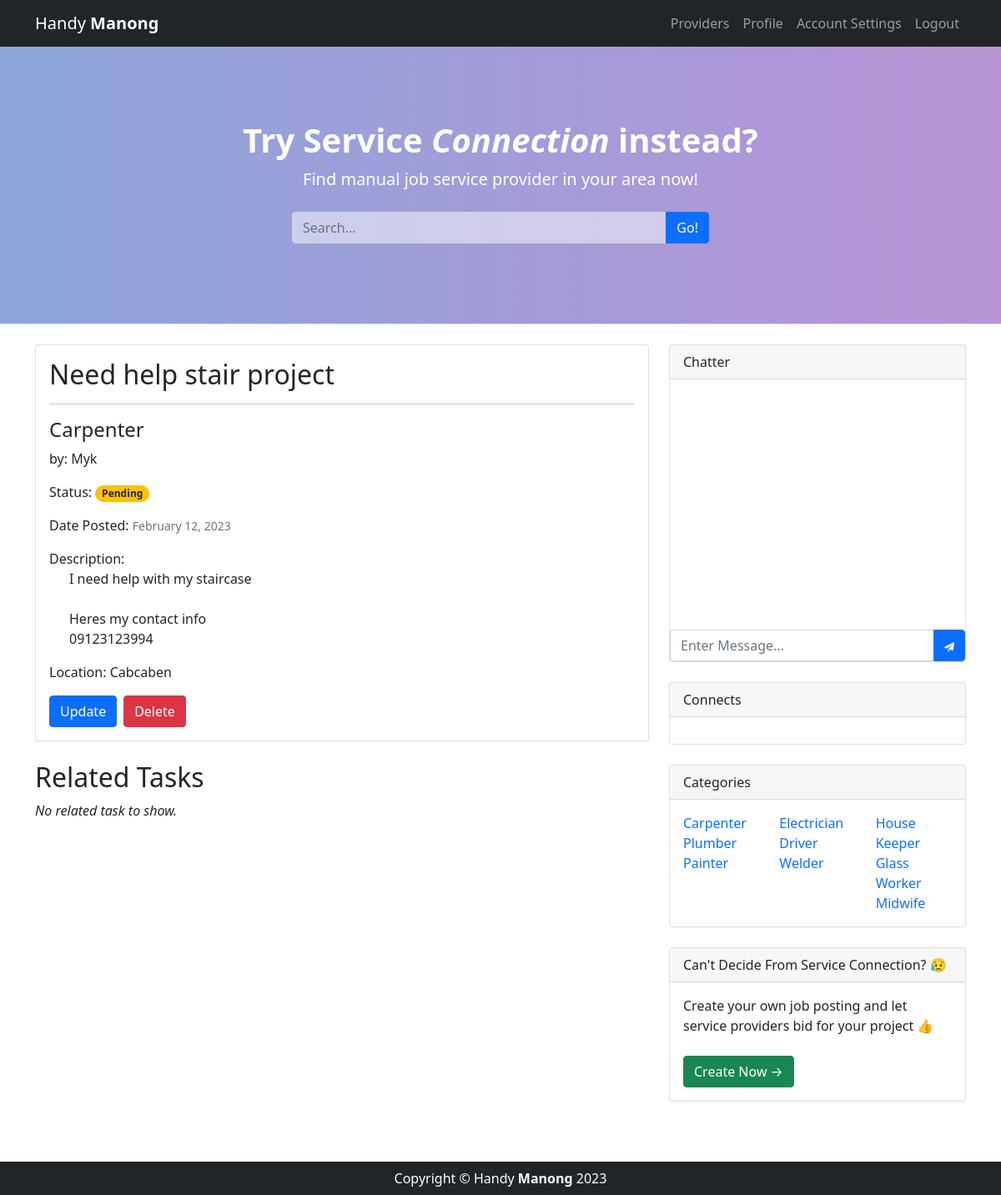
The app's page /home/task-view.php?uid=1&tid=1&category=Carpenter (signed in), older data.
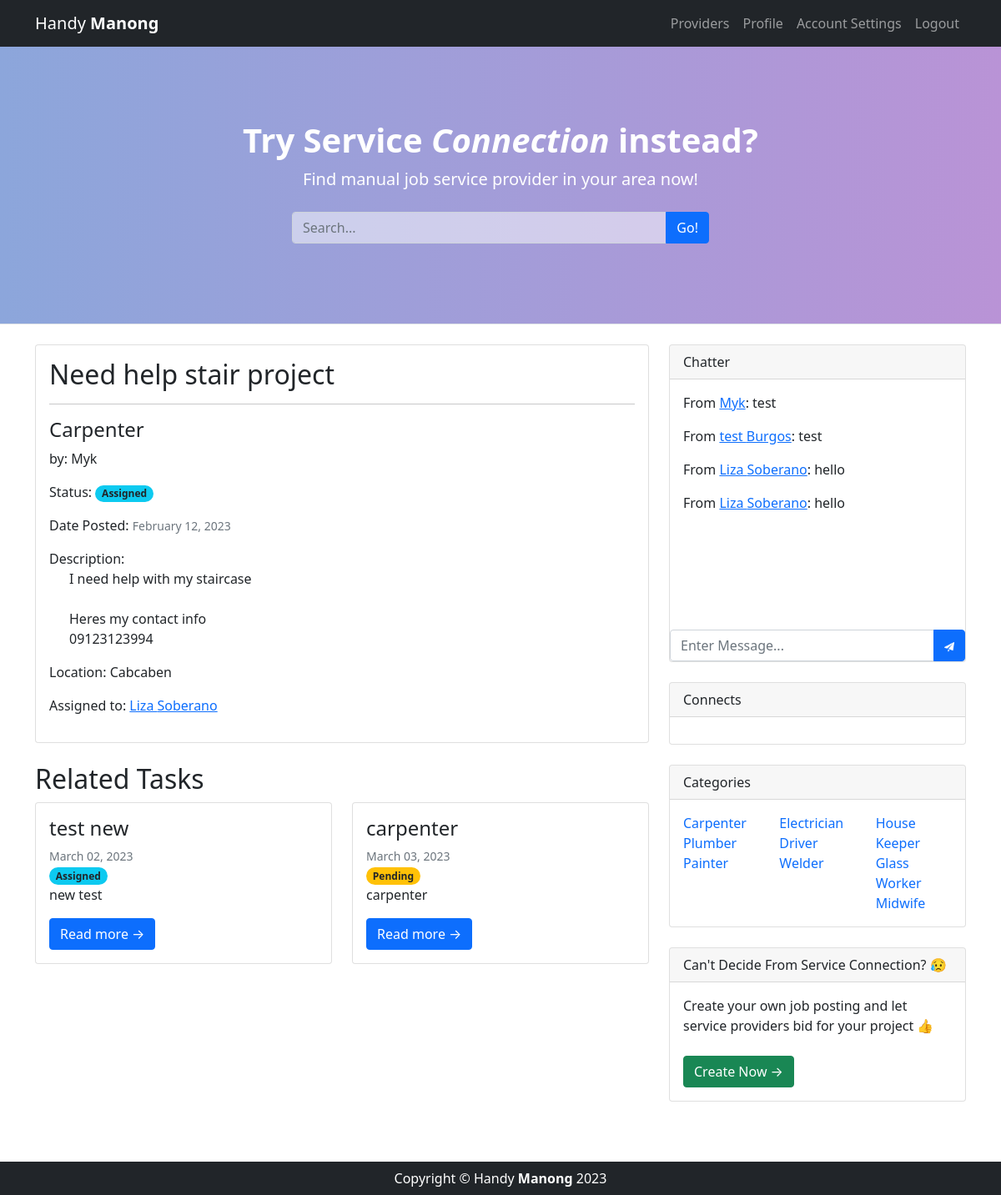
The same page, newer data.
### tables this page shows
CREATE TABLE `tbl_task` (
  `id` int(128) NOT NULL,
  `task_finder` varchar(128) NOT NULL,
  `task_category` varchar(128) NOT NULL,
  `task_status` varchar(128) NOT NULL DEFAULT 'Pending',
  `task_desc` varchar(128) NOT NULL,
  `task_provider` int(128) DEFAULT NULL,
  `task_date` date NOT NULL DEFAULT current_timestamp(),
  `task_location` varchar(128) NOT NULL,
  `task_title` varchar(128) NOT NULL
);

CREATE TABLE `tbl_finder` (
  `finder_id` int(128) NOT NULL,
  `finder_name` varchar(128) NOT NULL,
  `finder_email` varchar(128) NOT NULL,
  `finder_password` varchar(128) NOT NULL
);

CREATE TABLE `tbl_provider` (
  `id` int(128) NOT NULL,
  `prov_firstname` varchar(128) NOT NULL,
  `prov_lastname` varchar(128) NOT NULL,
  `prov_bio` varchar(128) NOT NULL DEFAULT 'No bio.',
  `prov_category` varchar(128) NOT NULL,
  `prov_password` varchar(128) NOT NULL,
  `prov_email` varchar(128) NOT NULL
);

CREATE TABLE `messaging` (
  `id` int(128) NOT NULL,
  `user_id` int(128) DEFAULT NULL,
  `msg_content` varchar(128) NOT NULL,
  `timestamp` date NOT NULL DEFAULT current_timestamp(),
  `task_id` int(128) NOT NULL,
  `user_type` varchar(128) NOT NULL
);

### home/task-view.php (the view, shortened to what the changed rows need)
<!DOCTYPE html>
<html lang="en">
    <head>
        <link href="styles.css" rel="stylesheet" />
        <link href="main.css" rel="stylesheet" />
    </head>
    <body>
        <header class="mt-5 py-5 bg-light border-bottom mb-4 text-white">
            <div class="container">
                <div class="text-center my-5">
                    <h1 class="fw-bolder">Try Service <em>Connection</em> instead?</h1>
                    <br>
                </div>
            </div>
        </header>
        <div class="container">
            <div class="row">
                <div class="col-lg-8">
                    <div class="card mb-4 md-4">
                        <div class="card-body">
                            <?php
                                include "../includes/connect.php";
                                $uid = $_GET["uid"];
                                $id = $_GET["tid"];
                                if($uid != $_SESSION["id"]){
                                    header("location: finder.php?error=notask");
                                }
                                elseif(empty($id)){
                                    header("location: finder.php?error=notask");
                                }else{
                                    $sql = "SELECT `id`, `task_date`, `task_finder`, `task_category`, `task_status`, `task_title`, `task_desc`, `task_location`, `task_provider`,`finder_name` FROM `tbl_task` INNER JOIN `tbl_finder` ON tbl_task.task_finder = tbl_finder.finder_id WHERE id = $id";
                                    $result = mysqli_query($conn, $sql);
                                    while($row = mysqli_fetch_array($result)){
                                        echo "<h2 class=\"card-title\">". $row['task_title']."</h2>";
                                        echo "<hr>";
                                        echo "<h2 class=\"card-title h4 position-relative\">".$row['task_category']."</h2>";
                                        echo "<p>by: ".$row['finder_name']."</p>";
                                        if($row['task_status']=='Pending'){
                                            echo "Status: <p class=\"badge rounded-pill bg-warning text-dark\">".$row['task_status']."</p>";
                                        }elseif($row['task_status']=='Assigned'){
                                            echo "Status: <p class=\"badge rounded-pill bg-info text-dark\">".$row['task_status']."</p>";
                                        }elseif($row['task_status']=='Rejected'){
                                            echo "Status: <p class=\"badge rounded-pill bg-danger\">".$row['task_status']."</p>";
                                        }elseif($row['task_status']=='Done'){
                                            echo "Status: <p class=\"badge rounded-pill bg-success\">".$row['task_status']."</p>";
                                        }else{
                                            header("location: finder.php?error=undefine");
                                        }
                                        $date=date_create($row['task_date']);
                                        echo "<p>Date Posted: <span class=\"small text-muted\">".date_format($date,"F d, Y")."</span></p>";
                                        echo "Description:";
                                        echo "<p class=\"card-text ps-4\">".nl2br($row['task_desc'])."</p>";
                                        echo "<p>Location: ".$row['task_location']."</p>";
                                        $prov = $row['task_provider'];
                                        if(empty($prov)){
                                        }else{
                                            $userselect = "SELECT * FROM tbl_provider WHERE id = $prov";
                                            $results = mysqli_query($conn, $userselect);
                                            $rows = mysqli_fetch_array($results);
                                            echo "<p>Assigned to: <a href='profile.php?uid=$prov'>".$rows['prov_firstname']." ".$rows['prov_lastname']."</a></p>";
                                        }
                                        if($row['task_status']=='Assigned'){
                                        }else{
                                            echo "<a class=\"btn btn-primary\" href=\"#!\">Update</a>";
                                            echo "<a class=\"btn btn-danger mx-2\" href=\"delete.php?tid=$id\">Delete</a>";
                                        }
                                    }
                                }
                            ?>
                        </div>
                    </div>
                    <h2 class="card-title">Related Tasks</h2>
                    <div class="row row-cols-1 row-cols-md-2">
                        <?php
                            require_once "../includes/connect.php";
                            $id = $_GET['tid'];
                            $category = $_GET['category'];
                            $sql = "SELECT * FROM `tbl_task` WHERE id <> $id AND `task_finder` = ".$_SESSION['id']." AND `task_category`= '".$category."' LIMIT 4";
                            $result = mysqli_query($conn, $sql);
                            $num = mysqli_num_rows($result);
                                if($num == 0) {
                                    echo "<i mb-5>No related task to show.</i>";
                                }else{
                                    while($row = mysqli_fetch_array($result)){
                                        echo "<div class=\"col\">";
                                        echo "<div class=\"card mb-4\">";
                                        echo "<div class=\"card-body\">";
                                        $date=date_create($row['task_date']);
                                        echo "<h2 class=\"card-title h4\">".$row['task_title']."</h2>";
                                        echo "<div class=\"small text-muted\">".date_format($date,"F d, Y")."</div>";
                                        if($row['task_status']=='Pending'){
                                            echo "<span class=\"badge rounded-pill bg-warning text-dark\">".$row['task_status']."</span>";
                                        }elseif($row['task_status']=='Assigned'){
                                            echo "<span class=\"badge rounded-pill bg-info text-dark\">".$row['task_status']."</span>";
                                        }elseif($row['task_status']=='Rejected'){
                                            echo "<span class=\"badge rounded-pill bg-danger\">".$row['task_status']."</span>";
                                        }elseif($row['task_status']=='Done'){
                                            echo "<span class=\"badge rounded-pill bg-success\">".$row['task_status']."</span>";
                                        }else{
                                            header("location: finder.php?error=undefine");
                                        }
                                        echo "<p class=\"card-text related\">".$row['task_desc']."</p>";
                                        echo "<a class=\"btn btn-primary\" href=\"task-view.php?uid=".$_SESSION["id"]."&tid=".$row['id']."&category=".$row['task_category']."\">Read more →</a>";
                                        echo "</div>";
                                        echo "</div>";
                                        echo "</div>";
                                    }
                                }
                        ?>
                    </div>
                </div>
                <div class="col-lg-4">
                    <div class="card mb-4">
                        <div class="card-body" style="overflow-x: hidden;overflow-y: auto;height:300px;">
                        <?php
                        require_once "../includes/connect.php";
                        $id = $_GET['tid'];
                        $sql = "SELECT * FROM `messaging` JOIN tbl_finder ON messaging.user_id = tbl_finder.finder_id WHERE task_id = $id  ORDER BY messaging.id ASC";
                        $result = mysqli_query($conn, $sql);
                        $num = mysqli_num_rows($result);
                        if($num == 0) {
                        }else{
                            while($row = mysqli_fetch_array($result)){
                                if($row['user_type']=="finder"){
                                    echo "<p>From <a href=\"#\">".$row['finder_name']."</a>: ".$row['msg_content']."</p>";
                                }
                                else{
                                    $provider = $row['user_id'];
                                    $query = "SELECT * FROM tbl_provider WHERE id = $provider";
                                    $results = mysqli_query($conn, $query);
                                    $rows = mysqli_fetch_array($results);
                                    echo "<p>From <a href=\"#\">".$rows['prov_firstname']." ".$rows['prov_lastname']."</a>: ".$row['msg_content']."</p>";
                                }
                            }
                        }
                        ?>
                        </div>
                    </div>
                </div>
            </div>
        </div>
    </body>
</html>

Row changes from the older to the newer data that the page shows:
changed tbl_task "Need help stair project": task_provider empty → 3 (drawn); tbl_provider.prov_firstname (not shown) → "Liza"; tbl_provider.prov_lastname (not shown) → "Soberano"; task_status "Pending" → "Assigned"
added tbl_task: task_title "test new", task_date "March 02, 2023", task_status "Assigned", task_desc "new test", shown under "Related Tasks"
added tbl_task: task_title "carpenter", task_date "March 03, 2023", task_status "Pending", task_desc "carpenter", shown under "Related Tasks"
added messaging: tbl_finder.finder_name "Myk", msg_content "test"
added messaging: tbl_provider.prov_firstname "test", tbl_provider.prov_lastname "Burgos", msg_content "test"
added messaging: tbl_provider.prov_firstname "Liza", tbl_provider.prov_lastname "Soberano", msg_content "hello"
added messaging: tbl_provider.prov_firstname "Liza", tbl_provider.prov_lastname "Soberano", msg_content "hello"
Text that changed along with them:
text no longer shown: "No related task to show."
